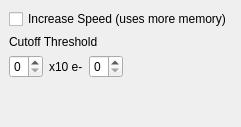
           <widget class="QWidget" name="LargeMoleculesFTC" >
            <layout class="QVBoxLayout" >
             <property name="margin" >
              <number>9</number>
             </property>
             <property name="spacing" >
              <number>6</number>
             </property>
             <item>
              <widget class="QCheckBox" name="ftc_fast" >
               <property name="text" >
                <string>Increase Speed (uses more memory)</string>
               </property>
              </widget>
             </item>
             <item>
              <widget class="QLabel" name="label_99" >
               <property name="text" >
                <string>Cutoff Threshold</string>
               </property>
              </widget>
             </item>
             <item>
              <layout class="QHBoxLayout" >
               <property name="margin" >
                <number>0</number>
               </property>
               <property name="spacing" >
                <number>6</number>
               </property>
               <item>
                <widget class="QSpinBox" name="ftc_class_thresh_mult" >
                 <property name="sizePolicy" >
                  <sizepolicy>
                   <hsizetype>0</hsizetype>
                   <vsizetype>0</vsizetype>
                   <horstretch>0</horstretch>
                   <verstretch>0</verstretch>
                  </sizepolicy>
                 </property>
                 <property name="maximum" >
                  <number>9</number>
                 </property>
                </widget>
               </item>
               <item>
                <widget class="QLabel" name="label_100" >
                 <property name="text" >
                  <string>x10 e-</string>
                 </property>
                </widget>
               </item>
               <item>
                <widget class="QSpinBox" name="ftc_class_thresh_order" >
                 <property name="sizePolicy" >
                  <sizepolicy>
                   <hsizetype>0</hsizetype>
                   <vsizetype>0</vsizetype>
                   <horstretch>0</horstretch>
                   <verstretch>0</verstretch>
                  </sizepolicy>
                 </property>
                 <property name="maximum" >
                  <number>9</number>
                 </property>
                </widget>
               </item>
               <item>
                <spacer>
                 <property name="orientation" >
                  <enum>Qt::Horizontal</enum>
                 </property>
                 <property name="sizeHint" >
                  <size>
                   <width>40</width>
                   <height>20</height>
                  </size>
                 </property>
                </spacer>
               </item>
              </layout>
             </item>
             <item>
              <spacer>
               <property name="orientation" >
                <enum>Qt::Vertical</enum>
               </property>
               <property name="sizeHint" >
                <size>
                 <width>20</width>
                 <height>40</height>
                </size>
               </property>
              </spacer>
             </item>
            </layout>
           </widget>
